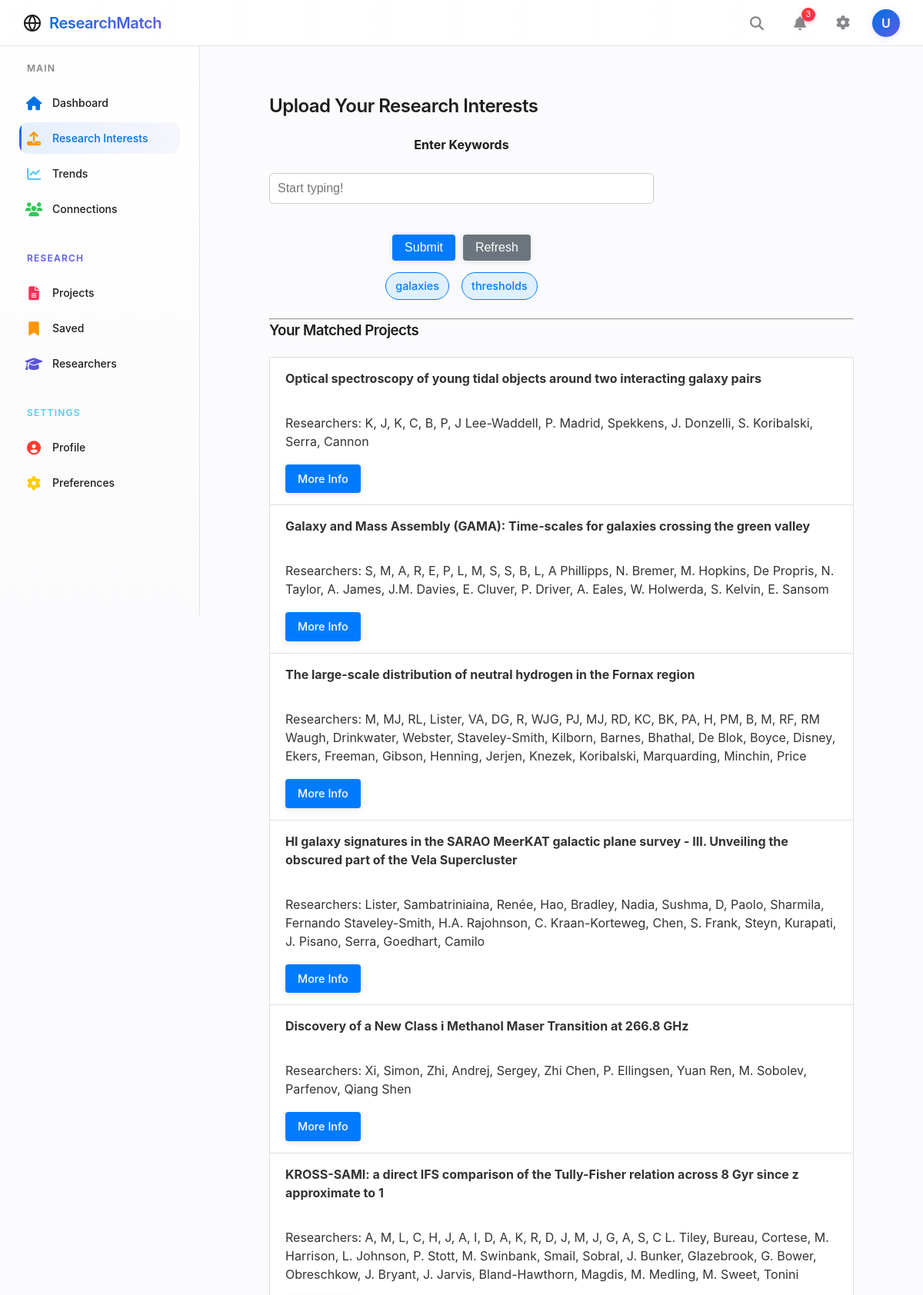
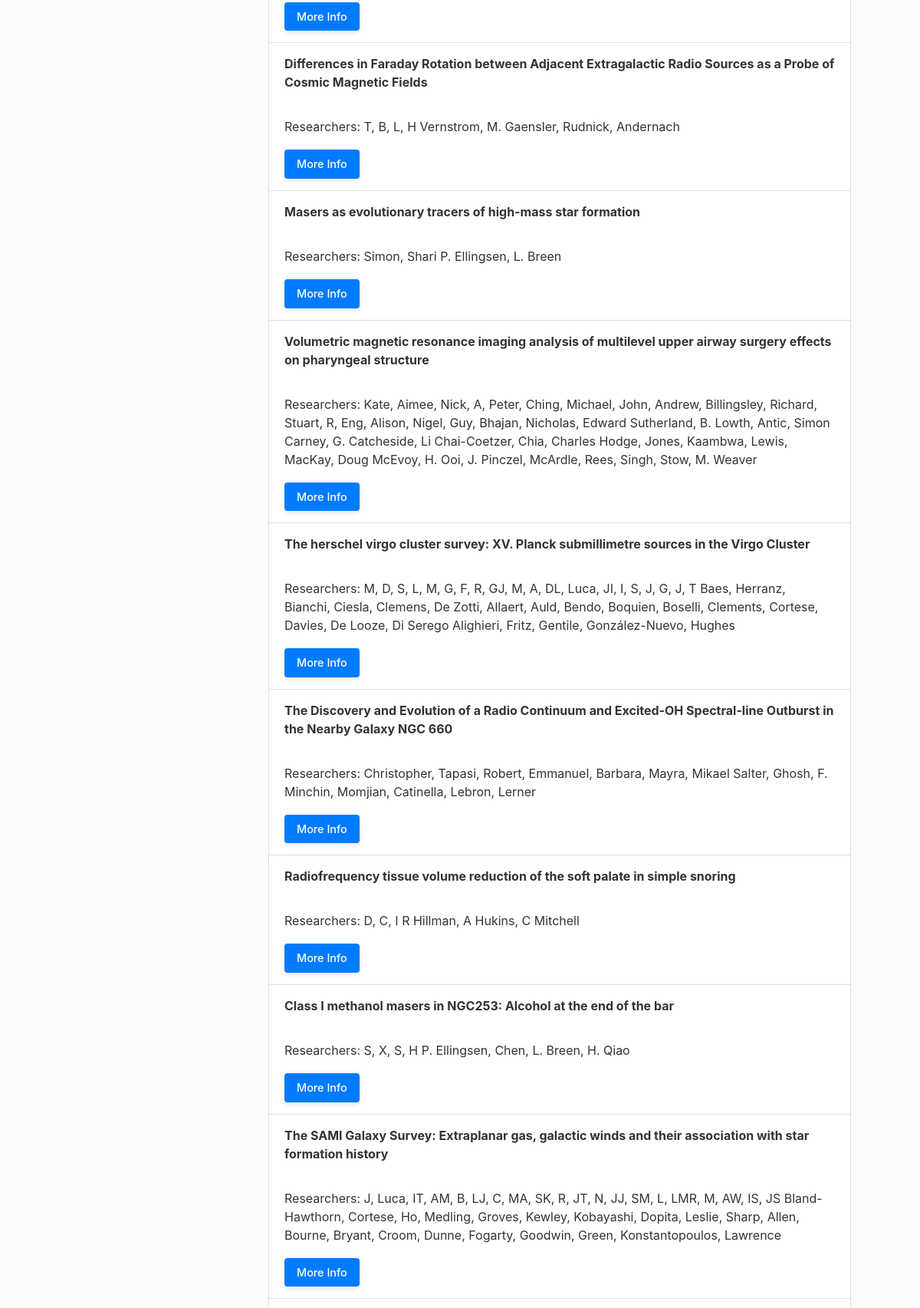
/upload (signed in, upper part), run on the app's committed database (2 pictures, top to bottom).
### database/schema.py (models this page shows)
class Interest(db.Model):
    id = db.Column(db.Integer, primary_key=True)
    interest_name = db.Column(db.String(100), nullable=False)

class Project(db.Model):
    id = db.Column(db.Integer, primary_key=True)
    title = db.Column(db.String(100), nullable=False)
    link = db.Column(db.String(100), nullable=False)
    is_open = db.Column(db.Boolean, nullable=False)
    summary = db.Column(db.Text, nullable=False)
    close_date = db.Column(db.Date, nullable=True)
    research_areas = db.relationship('ResearchArea', secondary=project_research_area, backref='projects')
    interests = db.relationship('Interest', secondary=project_interest, backref='projects')
    researchers = db.relationship('Researcher', secondary=project_researcher, backref='projects')

### app.py (the view, shortened to what this page needs)
@app.route('/upload', methods=['GET', 'POST'])
@token_required
def upload():
    user = db.session.query(User).get(session['user_id'])
    user_interests = user.interests if user.interests else None
    matched_projects = []
    if user_interests:
        interest_ids = [i.id for i in user_interests]
        matched_projects = (Project.query.join(Project.interests).filter(Interest.id.in_(interest_ids)).distinct().all())
    return render_template('upload.html', matched_projects=matched_projects, user_interests=user_interests)

### app.py (called while the page is built)
def token_required(func):
    @wraps(func)
    def decorated(*args, **kwargs):
        token = request.cookies.get('jwt_token', None)
        if not token:
            return back_to_login()
        try:
            data = jwt.decode(token, current_app.config['SECRET_KEY'], algorithms=["HS256"])
            request.user = data  # optionally attach user info to request
        except jwt.ExpiredSignatureError:
            return back_to_login()
        except jwt.InvalidTokenError:
            return back_to_login()
        return func(*args, **kwargs)
    return decorated

### templates/upload.html (shortened to what this page needs)
{% extends 'base.html' %}
{% block content %}
<div class="content-container">
    <h2> Upload Your Research Interests</h2>
    <form action="/upload" method="POST" class="interest-form">
        <label for="keywords">Enter Keywords</label>
        <div class="autocomplete-wrapper">
            <input type="text" id="keywords" name="keywords" placeholder="Start typing!" autocomplete="off">
        </div>
        <div class="button-group">
            <button type="submit" class="btn btn-primary" name="action" value="submit">Submit</button>
            <button type="submit" class="btn btn-secondary" name="action" value="refresh">Refresh</button>
        </div>
        {% if user_interests %}
            <div class="interest-tags-inline">
                {% for interest in user_interests %}
                    <span class="interest-tag">{{ interest.interest_name }}</span>
                {% endfor %}
            </div>
        {% else %}
            <blockquote>Tip: Start by adding some interests!</blockquote>
        {% endif %}
    </form>
    <hr>
    <h3>Your Matched Projects</h3>
    <ul class="list-group">
        {% for project in matched_projects %}
        <li class="list-group-item">
            <strong>{{ project.title }}</strong><br>
            Researchers:
            {% if project.researchers %}
                {{ project.researchers | map(attribute='first_name') | join(', ') }}
                {{ project.researchers | map(attribute='last_name') | join(', ') }}
            {% else %}
                None listed
            {% endif %}
            <br>
            <a href="{{ project.link }}" class="btn btn-sm btn-primary mt-2">More Info</a>
        </li>
        {% endfor %}
    </ul>
</div>
{% endblock %}

### static/css/style.css (style rules this page uses)
:root { --primary-color: #0071E3; --primary-dark: #005BBB; --primary-light: #E1F0FF; --accent-purple: #5E5CE6; --accent-pink: #FF2D55; --accent-orange: #FF9500; --accent-teal: #5AC8FA; --accent-green: #34C759; --accent-red: #FF3B30; --accent-yellow: #FFCC00; --accent-indigo: #5856D6; --text-primary: #1D1D1F; --text-secondary: #86868B; --text-tertiary: #6E6E73; --border-light: rgba(0, 0, 0, 0.1); --background-light: #FBFBFD; --background-medium: #F5F5F7; --card-background: #FFFFFF; --shadow-sm: 0 2px 8px rgba(0, 0, 0, 0.05); --shadow-md: 0 5px 20px rgba(0, 0, 0, 0.08); --shadow-lg: 0 10px 30px rgba(0, 0, 0, 0.1); --transition: all 0.25s ease; --radius-sm: 8px; --radius-md: 12px; --radius-lg: 20px; --header-height: 60px; --sidebar-width: 260px; --sidebar-collapsed-width: 80px; }
body { margin: 0; font-family: -apple-system, BlinkMacSystemFont, "Segoe UI", Roboto, Helvetica, Arial, sans-serif; background-color: var(--background-light); color: var(--text-primary); line-height: 1.5; min-height: 100vh; display: flex; flex-direction: column; scroll-behavior: smooth; }
a { text-decoration: none; color: inherit; }
button { cursor: pointer; }
* { margin: 0; padding: 0; box-sizing: border-box; }
h1, h2, h3 { font-weight: 600; letter-spacing: -0.5px; margin-bottom: 20px; color: var(--text-primary); }
.btn { border-radius: 24px; font-weight: 600; padding: 10px 24px; background-color: #0071e3; color: white; border: none; transition: background-color 0.3s ease, transform 0.2s ease; cursor: pointer; box-shadow: 0 2px 8px rgba(0, 0, 0, 0.1); margin-bottom: 0; }
.btn-sm { padding: 5px 15px; font-size: 0.9rem; }
input[type="text"], input[type="file"], input[type="password"] { width: 100%; padding: 12px; border-radius: 8px; border: 1px solid #ccc; margin-top: 10px; margin-bottom: 20px; font-size: 1rem; transition: border-color 0.3s ease, box-shadow 0.3s ease; }
a, .btn, .card, .input, .nav-link { transition: all 0.3s ease; }
.interest-tag { display: flex; align-items: center; padding: 6px 12px; border-radius: 30px; font-size: 14px; font-weight: 500; }
.autocomplete-wrapper { position: relative; width: 100%; }
.list-group { display: flex; flex-direction: column; padding-left: 0; margin-bottom: 0; border-radius: 0.25rem; }
.list-group-item { position: relative; display: block; padding: 0.75rem 1.25rem; background-color: #fff; border: 1px solid rgba(0, 0, 0, 0.125); margin-bottom: -1px; color: #333; }
.list-group-item:first-child { border-top-left-radius: 0.25rem; border-top-right-radius: 0.25rem; }
form { flex: 1 1 45%; max-width: 500px; display: flex; flex-direction: column; gap: 20px; }
form label { font-weight: bold; margin-bottom: 5px; }
form input[type="text"], form input[type="email"], form input[type="password"] { padding: 10px; font-size: 1rem; border: 1px solid #ccc; border-radius: 5px; }
form button { padding: 12px; font-size: 1rem; background-color: #0077cc; color: white; border: none; border-radius: 5px; cursor: pointer; }
.interest-tag { display: inline-block; background-color: #e0f0ff; color: #007bff; padding: 6px 12px; margin: 4px; border-radius: 20px; font-size: 0.9rem; font-weight: 500; border: 1px solid #007bff; transition: background-color 0.3s; }

### templates/upload.html (style rules this page uses)
.list-group-item { padding: 15px 20px; display: flex; flex-direction: column; align-items: flex-start; gap: 10px; }
.list-group-item .btn { align-self: flex-start; margin-top: 8px; padding: 8px 16px; }
.button-group { display: flex; gap: 10px; margin-top: 10px; }
.btn { padding: 8px 16px; border: none; border-radius: 4px; cursor: pointer; font-weight: 500; }
.btn-primary { background-color: #007bff; color: white; }
.btn-secondary { background-color: #6c757d; color: white; }
.content-container { max-width: 800px; margin: 0 auto; padding: 20px; }
.interest-form { display: flex; align-items: center; flex-wrap: wrap; gap: 10px; margin-bottom: 20px; }
.interest-tags-inline { display: flex; gap: 8px; flex-wrap: wrap; align-items: center; }
.interest-tag { display: inline-block; background-color: #e0f0ff; color: #007bff; padding: 6px 12px; border-radius: 20px; font-size: 0.9rem; font-weight: 500; border: 1px solid #007bff; margin-top: 5px; }

### data on the page
Interest: interest_name "galaxies"
Interest: interest_name "thresholds"
Project: title "Optical spectroscopy of young tidal objects around two interacting galaxy pairs", researchers|map "K, J, K, C, B, P, J", researchers|map "Lee-Waddell, P. Madrid, Spekkens, J. Donzelli, S. Koribalski, Serra, Cannon"
Project: title "Galaxy and Mass Assembly (GAMA): Time-scales for galaxies crossing the green valley", researchers|map "S, M, A, R, E, P, L, M, S, S, B, L, A", researchers|map "Phillipps, N. Bremer, M. Hopkins, De Propris, N. Taylor, A. James, J.M. Davies, E. Cluver, P. Driver, A. Eales, W. Holwerda, S. Kelvin, E. Sansom"
Project: title "The large-scale distribution of neutral hydrogen in the Fornax region", researchers|map "M, MJ, RL, Lister, VA, DG, R, WJG, PJ, MJ, RD, KC, BK, PA, H, PM, B, M, RF, RM", researchers|map "Waugh, Drinkwater, Webster, Staveley-Smith, Kilborn, Barnes, Bhathal, De Blok, Boyce, Disney, Ekers, Freeman, Gibson, Henning, Jerjen, Knezek, Koribalski, Marquarding, Minchin, Price"
Project: title "HI galaxy signatures in the SARAO MeerKAT galactic plane survey - III. Unveiling the obscured part of the Vela Supercluster", researchers|map "Lister, Sambatriniaina, Renée, Hao, Bradley, Nadia, Sushma, D, Paolo, Sharmila, Fernando", researchers|map "Staveley-Smith, H.A. Rajohnson, C. Kraan-Korteweg, Chen, S. Frank, Steyn, Kurapati, J. Pisano, Serra, Goedhart, Camilo"
Project: title "Discovery of a New Class i Methanol Maser Transition at 266.8 GHz", researchers|map "Xi, Simon, Zhi, Andrej, Sergey, Zhi", researchers|map "Chen, P. Ellingsen, Yuan Ren, M. Sobolev, Parfenov, Qiang Shen"
Project: title "KROSS-SAMI: a direct IFS comparison of the Tully-Fisher relation across 8 Gyr since z approximate to 1", researchers|map "A, M, L, C, H, J, A, I, D, A, K, R, D, J, M, J, G, A, S, C", researchers|map "L. Tiley, Bureau, Cortese, M. Harrison, L. Johnson, P. Stott, M. Swinbank, Smail, Sobral, J. Bunker, Glazebrook, G. Bower, Obreschkow, J. Bryant, J. Jarvis, Bland-Hawthorn, Magdis, M. Medling, M. Sweet, Tonini"
Project: title "Differences in Faraday Rotation between Adjacent Extragalactic Radio Sources as a Probe of Cosmic Magnetic Fields", researchers|map "T, B, L, H", researchers|map "Vernstrom, M. Gaensler, Rudnick, Andernach"
Project: title "Masers as evolutionary tracers of high-mass star formation", researchers|map "Simon, Shari", researchers|map "P. Ellingsen, L. Breen"
Project: title "Volumetric magnetic resonance imaging analysis of multilevel upper airway surgery effects on pharyngeal structure", researchers|map "Kate, Aimee, Nick, A, Peter, Ching, Michael, John, Andrew, Billingsley, Richard, Stuart, R, Eng, Alison, Nigel, Guy, Bhajan, Nicholas, Edward", researchers|map "Sutherland, B. Lowth, Antic, Simon Carney, G. Catcheside, Li Chai-Coetzer, Chia, Charles Hodge, Jones, Kaambwa, Lewis, MacKay, Doug McEvoy, H. Ooi, J. Pinczel, McArdle, Rees, Singh, Stow, M. Weaver"
Project: title "The herschel virgo cluster survey: XV. Planck submillimetre sources in the Virgo Cluster", researchers|map "M, D, S, L, M, G, F, R, GJ, M, A, DL, Luca, JI, I, S, J, G, J, T", researchers|map "Baes, Herranz, Bianchi, Ciesla, Clemens, De Zotti, Allaert, Auld, Bendo, Boquien, Boselli, Clements, Cortese, Davies, De Looze, Di Serego Alighieri, Fritz, Gentile, González-Nuevo, Hughes"
Project: title "The Discovery and Evolution of a Radio Continuum and Excited-OH Spectral-line Outburst in the Nearby Galaxy NGC 660", researchers|map "Christopher, Tapasi, Robert, Emmanuel, Barbara, Mayra, Mikael", researchers|map "Salter, Ghosh, F. Minchin, Momjian, Catinella, Lebron, Lerner"
Project: title "Radiofrequency tissue volume reduction of the soft palate in simple snoring", researchers|map "D, C, I", researchers|map "R Hillman, A Hukins, C Mitchell"
Project: title "Class I methanol masers in NGC253: Alcohol at the end of the bar", researchers|map "S, X, S, H", researchers|map "P. Ellingsen, Chen, L. Breen, H. Qiao"
Project: title "The SAMI Galaxy Survey: Extraplanar gas, galactic winds and their association with star formation history", researchers|map "J, Luca, IT, AM, B, LJ, C, MA, SK, R, JT, N, JJ, SM, L, LMR, M, AW, IS, JS", researchers|map "Bland-Hawthorn, Cortese, Ho, Medling, Groves, Kewley, Kobayashi, Dopita, Leslie, Sharp, Allen, Bourne, Bryant, Croom, Dunne, Fogarty, Goodwin, Green, Konstantopoulos, Lawrence"

### other printed values
{{ user_name[0].upper() if user_name else 'U' }} "U"
